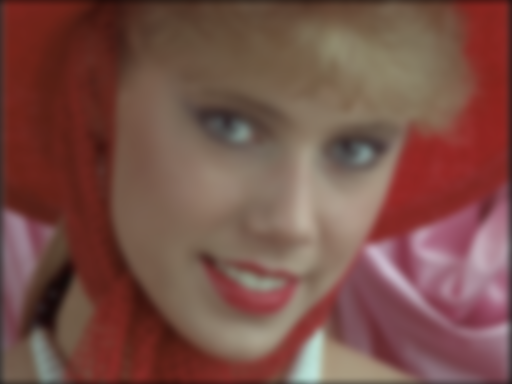
%> input picture methods/RISE/lady.bmp, 512 x 384 px
$ octave DEMO.m   (GNU Octave 9; MATLAB toolbox functions it lacks are replaced by stand-ins)
%> lines starting %> are read from the running program, lines starting %| are printed output that depends on the picture
### methods/RISE/RISE.m
function score = RISE(img,scale)

%% Multi-scale Gradient Similarity and Multi-scale Singular Value Similarity
img1 = double( rgb2gray(img) );
[U,S1,V] = svd(img1);                                         %对原始图像进行奇异值分解
X1 = diag(S1) ;                                               %原始图像的奇异值

[Gx ,Gy] = gradient(img1);
GM1 = abs(Gx) + abs(Gy);
GM1=GM1/2;                                                    %论文中公式（3）对原始图像计算梯度

for i=1:4
    u=[2 4 6 8];
    k=[3 9 15 21];
    u=u(i);                                                   %高斯模型的标准差
    k=k(i);                                                   %高斯低通滤波器的尺度
    window = fspecial('gaussian',k,u);
    mu = imfilter(img,window,'replicate');                    %论文中公式（1）原始图像通过高斯低通滤波得到多尺度空间图像

    img2 = double( rgb2gray(mu) );
    [U,S2,V] = svd(img2);                                     %对多尺度图像进行奇异值分解
    X2 = diag(S2) ;                                           %多尺度图像的奇异值

    c1 = 0.001;                                               %fixed
    [Gx ,Gy] = gradient(img2);
    GM2 = abs(Gx) + abs(Gy);
    GM2=GM2/2;                                                %论文中公式（3）对多尺度图像计算梯度
    GMSimMatrix = (2*GM1.*GM2 + c1) ./(GM1.^2 + GM2.^2 + c1); %论文中公式（5）计算原始图像分别与每一个尺度图像的梯度相似度
    GMfeature(i)= mean(GMSimMatrix(:));                       %论文中公式（6）得到梯度相似度特征

    c2 = 0.001;                                               %fixed
    SVDSimMatrix = (2*X1.*X2 + c2) ./(X1.^2 + X2.^2 + c2);    %论文中公式（8）计算原始图像分别与每一个尺度图像的奇异值相似度
    SVDfeature(i) = mean(SVDSimMatrix);                       %计算平均值得到奇异值相似度特征

end

%% Multi-resolution Entropy in DCT Domain
Efeature=[];
imdist=rgb2gray(img);
weight=[0.6 1];
for i=1:scale
    im=imdist;
    fun=@(x)fecal(x);
    im=double(im);
    femat=blkproc(im,[8 8],fun);                              %对原始图像及其多分辨率图像进行分块

    sort_t = sort(femat(:),'ascend');                         %将图像块的熵进行降序排列
    len = length(sort_t);
    t=sort_t(ceil(len*weight(1)):ceil(len*weight(2)));        %选取前40%图像块的熵
    m(i)= mean(t);                                            %计算图像块的熵平均值作为最后的特征
    Efeature=m ;
    imdist = imresize(imdist,0.5);                            %对原始图像进行降采样处理
end

feature = [SVDfeature GMfeature Efeature];                    %总共11个特征，包括四个多尺度奇异值相似度特征，四个多尺度梯度相似度特征和三个多分辨率图像熵特征

%% Support Vector Regression
feat = feature;
fid = fopen('..\code\methods\RISE\test_ind.txt','w');
for jj = 1:size(feat,1)
fprintf(fid,'1 ');
for kk = 1:size(feat,2)
fprintf(fid,'%d:%f ',kk,feat(jj,kk));
end
fprintf(fid,'\n');
end
fclose(fid);
warning off all
delete ..\code\methods\RISE\output ..\code\methods\RISE\test_ind_scaled ..\code\methods\RISE\dump
system('..\code\methods\RISE\svm-scale  -r ..\code\methods\RISE\range ..\code\methods\RISE\test_ind.txt >> ..\code\methods\RISE\test_ind_scaled');          %归一化
system('..\code\methods\RISE\svm-predict  -b 1  ..\code\methods\RISE\test_ind_scaled ..\code\methods\RISE\model ..\code\methods\RISE\output.txt>..\code\methods\RISE\dump');     %预测分数
load ..\code\methods\RISE\output.txt;
Score_proposed= output;
score=Score_proposed';

delete ..\code\methods\RISE\output.txt ..\code\methods\RISE\test_ind.txt ..\code\methods\RISE\test_ind_scaled ..\code\methods\RISE\dump

### methods/RISE/DEMO.m
%% Matlab code, RISE

clc
clear
close all

%% Read  image
img = imread('lady.bmp');
%> img is the input picture: size 384x512x3 uint8; mean R, G, B 120, 80, 71.7
%figure,imshow(img)
scale = 3;
%% compute quality score
score = RISE(img,scale)
%> in RISE, `img1 = double( rgb2gray(img) );`:
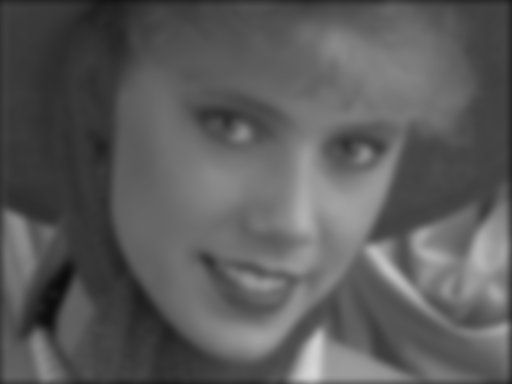
%> img1: size 384x512 double; min 12, max 214, mean 91.1
%> in RISE, `X1 = diag(S1) ;`: X1 = 384 values, max 41657.4 at index 1, min 1.05 at index 384, mean 204.9
%> in RISE, `[Gx ,Gy] = gradient(img1);`:
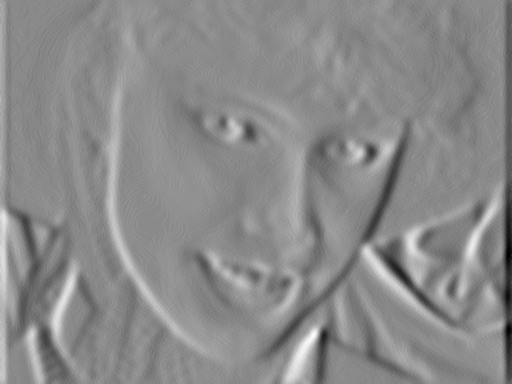
%> Gx: size 384x512 double; min -12.5, max 10.5, mean -0.00732; drawn with min black and max white
%> in RISE, `[Gx ,Gy] = gradient(img1);`:
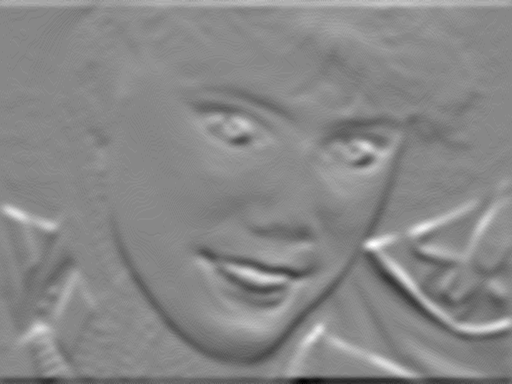
%> Gy: size 384x512 double; min -13, max 11.5, mean 0.0639; drawn with min black and max white
%> in RISE, `GM1 = abs(Gx) + abs(Gy);`:
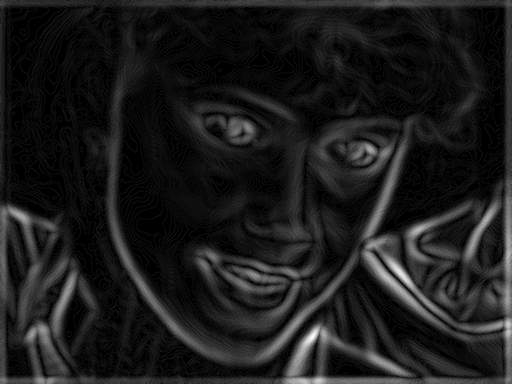
%> GM1: size 384x512 double; min 0, max 19.5, mean 2.14; drawn with min black and max white
%> after the loop in RISE, `for i=1:4`: GMfeature = [0.977 0.852 0.782 0.731]; SVDfeature = [1 0.993 0.974 0.956]
%> the run ends on the next line
